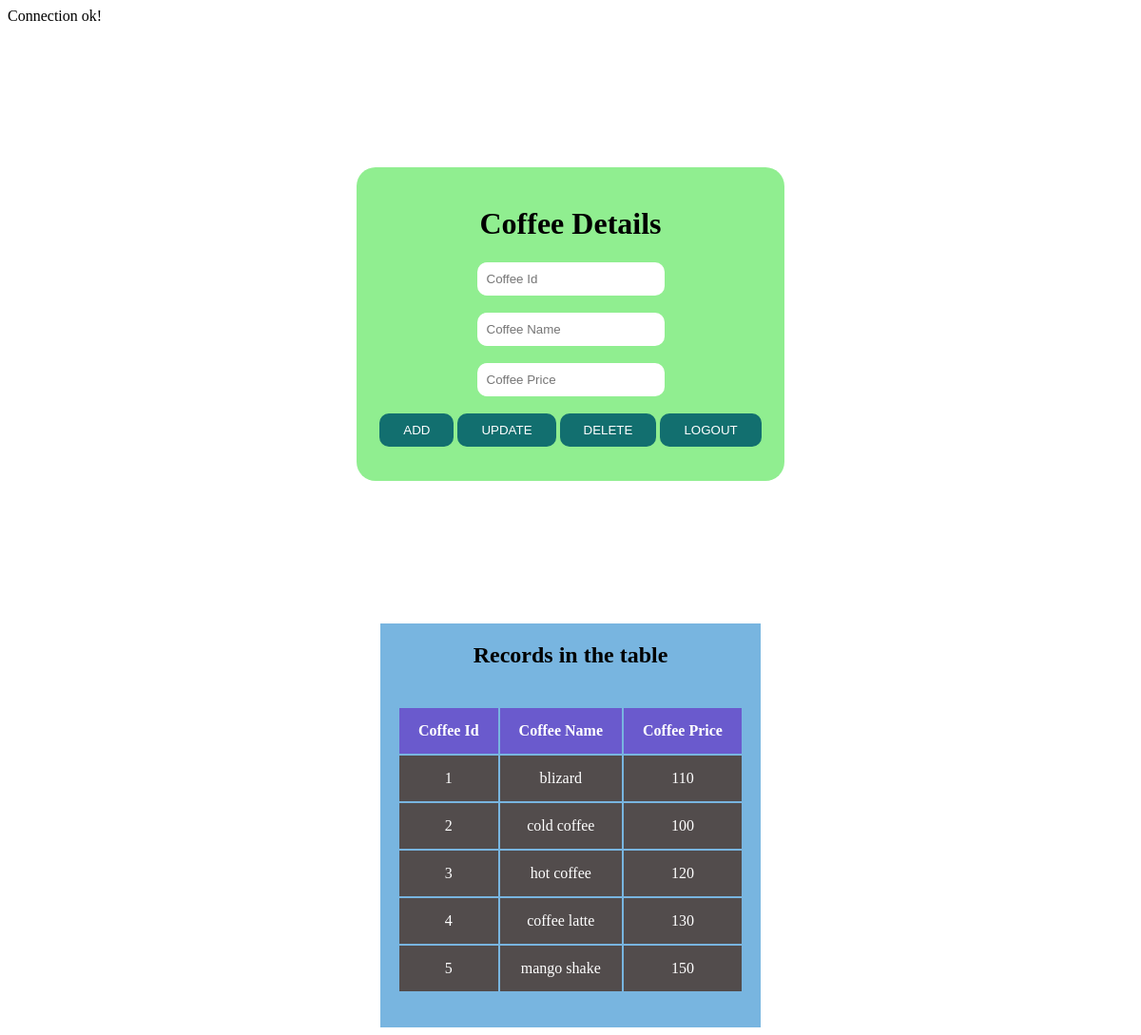
The page /coffee.php on the database its author committed.
### tables this page shows
CREATE TABLE `coffee` (
  `coffid` int(10) UNSIGNED NOT NULL,
  `coffname` varchar(40) NOT NULL,
  `coffprice` varchar(10) NOT NULL
);

### coffee.php (the view, shortened to what this page needs)
<?php
include('dbconnection.php');
?>
<!DOCTYPE html>
<html>
	<head>
		<link rel="stylesheet" type="text/css" href="css/coffee.css">
	</head>
	<body >
		<div class="coff">
			<h1 style="text-align: center;">Coffee Details</h1>
			<form action="" method="POST">
				<input type="number" name="coffId" placeholder="Coffee Id" class="in"><br><br>
				<input type="text" name="coffName" placeholder="Coffee Name" class="in"><br><br>
				<input type="number" name="coffPrice" placeholder="Coffee Price" class="in"><br><br>
				<input type="submit" name="add" value="ADD" class="btn">
				<input type="submit" name="update" value="UPDATE" class="btn">
				<input type="submit" name="delete" value="DELETE" class="btn">
				<input type="submit" name="logout" value="LOGOUT" class="btn">
			</form>
</div>
      <div style="background-color: #78b5e0;color:black ;width: 400px;margin: auto;">
     	<center>
     		<h2 style="padding: 20px">Records in the table</h2>
     	<table>
     		<tr style="background-color: #6A5ACD;color: white;">
     			<th style="padding: 15px 20px;">Coffee Id</th>
     			<th style="padding: 15px 20px;">Coffee Name</th>
     			<th style="padding: 15px 20px;">Coffee Price</th>
     		</tr>
     		<?php
                $query="SELECT * FROM coffee";
                $result=mysqli_query($con,$query);
                while ($row=mysqli_fetch_assoc($result)) {
                	$coffId      =$row['coffid'];
                	$coffName    =$row['coffname'];
                	$coffPrice   =$row['coffprice'];
            ?>
     		<tr style="background-color: #524c4c;color: white;">
     			<td style="padding: 15px 20px;text-align: center;"><?php echo $coffId; ?></td>
     			<td style="padding: 15px 20px;text-align: center;"><?php echo $coffName; ?></td>
     			<td style="padding: 15px 20px;text-align: center;"><?php echo $coffPrice; ?></td>
     		</tr>
<?php }  ?>
     	</table>
        </center>
        <br><br>
     </div>
	</body>
</html>

### css/coffee.css (style rules this page uses)
.coff { width: 410px; margin:150px auto; background-color: lightgreen; text-align: center; padding: 20px 20px ; border-radius: 20px; }
.in { padding: 10px; border-radius: 10px; border: none; }
.btn { padding: 10px 25px; border-radius: 10px; border: none; background-color: #126f6f; color: white; }

### rows shown on the page
coffee: coffid "1", coffname "blizard", coffprice "110"
coffee: coffid "2", coffname "cold coffee", coffprice "100"
coffee: coffid "3", coffname "hot coffee", coffprice "120"
coffee: coffid "4", coffname "coffee latte", coffprice "130"
coffee: coffid "5", coffname "mango shake", coffprice "150"
